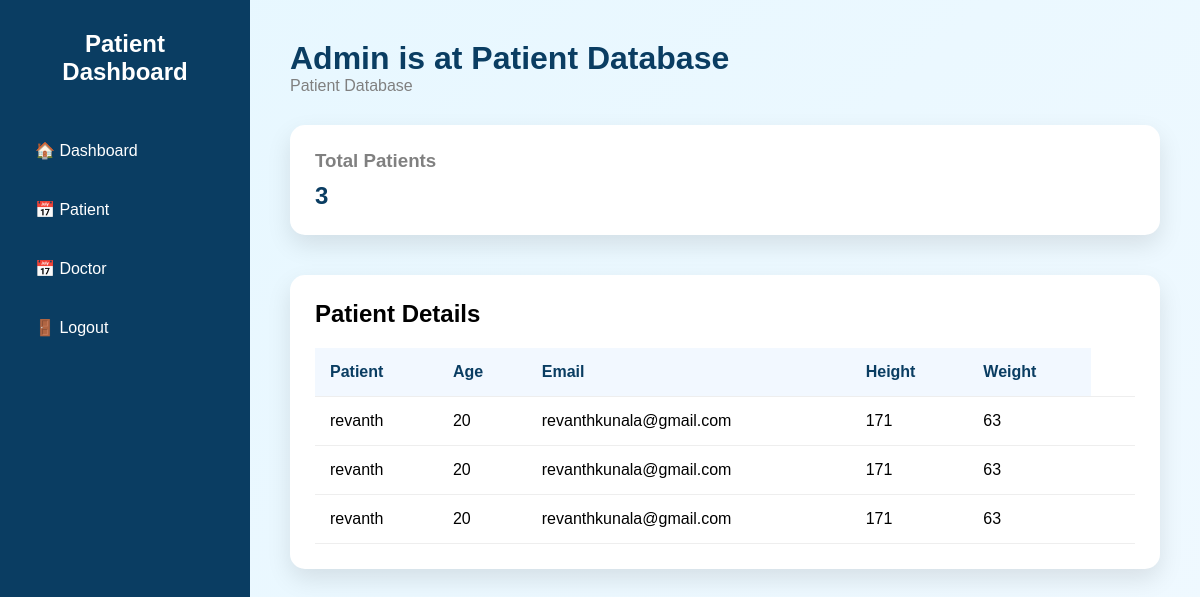
Screenshot of /accounts/patient/ (signed in) with the database file from the repository.
### accounts/models.py (models this page shows, shortened)
class patient(models.Model):
    patient_name = models.CharField(max_length=20)
    patient_age = models.CharField(max_length=5)
    patient_otp = models.CharField(max_length=10, blank=True, default='')
    patient_number = models.CharField(max_length=20)
    patient_email = models.EmailField(max_length=20)
    patient_password = models.CharField(max_length=20)
    patient_blood_group = models.CharField(max_length=20)
    patient_gender = models.CharField(max_length=10)
    patient_weight = models.IntegerField()
    patient_height = models.IntegerField()
    patient_image = models.ImageField(upload_to='patients/', null=True, blank=True)

### accounts/views.py (the view)
# urls.py: path('patient/', views.p, name='patient'),
def p(request):
    if not request.user.is_authenticated or not request.user.is_staff:
        return redirect('admin_login')
    p2 = patient.objects.all()
    p3 = patient.objects.all().count()
    return render(request,'accounts/patients.html',{'p2':p2,'p3':p3})

### accounts/templates/accounts/patients.html (shortened to what this page needs)
<!DOCTYPE html>
<html>
<head>
</head>
<body>
    <div class="sidebar">
        <h2>Patient Dashboard</h2>
        <div class="menu-item" onclick="window.location.href='{% url 'admin_dashboard' %}'">🏠 Dashboard</div>
        <div class="menu-item" onclick="window.location.href='{% url 'patient' %}'">📅 Patient</div>
        <div class="menu-item" onclick="window.location.href='{% url 'doctor' %}'">📅 Doctor</div>
        <div class="menu-item" onclick="window.location.href='{% url 'home' %}'">🚪 Logout</div>
    </div>
    <div class="main">
        <div class="header">
            <h1>Admin is at Patient Database</h1>
            <p>Patient Database</p>
        </div>
        <div class="cards">
            <div class="card">
                <h3>Total Patients</h3>
                <h2>{{p3}}</h2>
            </div>
        </div>
        <div class="appointments">
            <h2 style="margin-bottom:20px;">Patient Details</h2>
            <table>
                <tr>
                    <th>Patient</th>
                    <th>Age</th>
                    <th>Email</th>
                    <th>Height</th>
                    <th>Weight</th>
                </tr>
                {% for i in p2 %}
                <tr>
                    <td>{{ i.patient_name }}</td>
                    <td>{{ i.patient_age }}</td>
                    <td>{{ i.patient_email }}</td>
                    <td>{{ i.patient_height }}</td>
                    <td>{{ i.patient_weight }}</td>
                    <td>
                    </td>
                </tr>
                {% empty %}
                <tr>
                    <td colspan="4" style="text-align:center;">No Appointments Found</td>
                </tr>
                {% endfor %}
            </table>
        </div>
    </div>
</body>
</html>

### accounts/templates/accounts/patients.html (style rules this page uses)
* { margin:0; padding:0; box-sizing:border-box; font-family:Arial, sans-serif; }
body { display:flex; height:100vh; background:linear-gradient(135deg,#e6f7ff,#f0f9ff); }
.sidebar { width:250px; background:#0a3d62; color:white; padding:30px 20px; }
.sidebar h2 { text-align:center; margin-bottom:40px; }
.menu-item { padding:15px; margin-bottom:10px; border-radius:8px; cursor:pointer; transition:0.3s; }
.main { flex:1; padding:40px; overflow-y:auto; }
.header { margin-bottom:30px; }
.header h1 { color:#0a3d62; }
.header p { color:gray; }
.cards { display:flex; gap:20px; margin-bottom:40px; }
.card { flex:1; background:white; padding:25px; border-radius:15px; box-shadow:0 10px 25px rgba(0,0,0,0.1); transition:0.3s; }
.card h3 { color:gray; margin-bottom:10px; }
.card h2 { color:#0a3d62; }
.appointments { background:white; padding:25px; border-radius:15px; box-shadow:0 10px 25px rgba(0,0,0,0.1); }
table { width:100%; border-collapse:collapse; }
table th, table td { padding:15px; text-align:left; }
table th { background:#f2f8ff; color:#0a3d62; }
table tr { border-bottom:1px solid #eee; }

### rows the page displays
patient: patient_name "revanth", patient_age "20", patient_email "revanthkunala@gmail.com", patient_height "171", patient_weight "63"
patient: patient_name "revanth", patient_age "20", patient_email "revanthkunala@gmail.com", patient_height "171", patient_weight "63"
patient: patient_name "revanth", patient_age "20", patient_email "revanthkunala@gmail.com", patient_height "171", patient_weight "63"

### other values shown
{{ p3 }} "3"
